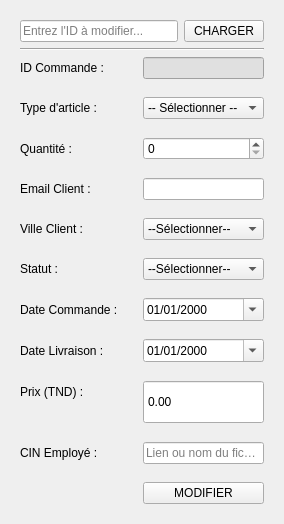
        <widget class="QWidget" name="page_update">
         <layout class="QVBoxLayout" name="pageUpdateLayout">
          <item>
           <widget class="QFrame" name="update_container">
            <layout class="QVBoxLayout" name="updateVLayout">
             <item>
              <layout class="QHBoxLayout" name="searchUpdateLayout">
               <item>
                <widget class="QLineEdit" name="le_id_update_search">
                 <property name="placeholderText">
                  <string>Entrez l'ID à modifier...</string>
                 </property>
                </widget>
               </item>
                <item>
                  <widget class="QPushButton" name="btn_search_update">
                 <property name="text">
                  <string>CHARGER</string>
                 </property>
                </widget>
               </item>
              </layout>
             </item>
             <item>
              <widget class="Line" name="line_update">
               <property name="orientation">
                <enum>Qt::Orientation::Horizontal</enum>
               </property>
              </widget>
             </item>
             <item>
              <layout class="QFormLayout" name="updateForm">
               <property name="horizontalSpacing">
                <number>25</number>
               </property>
               <property name="verticalSpacing">
                <number>18</number>
               </property>
               <property name="leftMargin">
                <number>0</number>
               </property>
               <property name="topMargin">
                <number>0</number>
               </property>
               <property name="rightMargin">
                <number>0</number>
               </property>
               <property name="bottomMargin">
                <number>0</number>
               </property>
               <item row="0" column="0">
                <widget class="QLabel" name="label_update_id">
                 <property name="text">
                  <string>ID Commande :</string>
                 </property>
                </widget>
               </item>
               <item row="0" column="1">
                <widget class="QLineEdit" name="le_id_update">
                 <property name="styleSheet">
                  <string>background-color: #E0E0E0;</string>
                 </property>
                 <property name="readOnly">
                  <bool>true</bool>
                 </property>
                </widget>
               </item>
               <item row="1" column="0">
                <widget class="QLabel" name="label_update_type">
                 <property name="text">
                  <string>Type d'article :</string>
                 </property>
                </widget>
               </item>
               <item row="1" column="1">
                <widget class="QComboBox" name="cb_type_update">
                 <item>
                  <property name="text">
                   <string>-- Sélectionner --</string>
                  </property>
                 </item>
                 <item>
                  <property name="text">
                   <string>Sac à main</string>
                  </property>
                 </item>
                 <item>
                  <property name="text">
                   <string>Veste en cuir</string>
                  </property>
                 </item>
                 <item>
                  <property name="text">
                   <string>Chaussures</string>
                  </property>
                 </item>
                 <item>
                  <property name="text">
                   <string>Ceinture</string>
                  </property>
                 </item>
                 <item>
                  <property name="text">
                   <string>Portefeuille</string>
                  </property>
                 </item>
                </widget>
               </item>
               <item row="2" column="0">
                <widget class="QLabel" name="label_update_quantity">
                 <property name="text">
                  <string>Quantité :</string>
                 </property>
                </widget>
               </item>
               <item row="2" column="1">
                <widget class="QSpinBox" name="sb_qty_update">
                 <property name="maximum">
                  <number>1000000</number>
                 </property>
                </widget>
               </item>
               <item row="3" column="0">
                <widget class="QLabel" name="label_update_email">
                 <property name="text">
                  <string>Email Client :</string>
                 </property>
                </widget>
               </item>
               <item row="3" column="1">
                <widget class="QLineEdit" name="le_email_update">
                 <property name="maximumSize">
                  <size>
                   <width>16777215</width>
                     <height>44</height>
                  </size>
                 </property>
                </widget>
               </item>
               <item row="4" column="0">
                <widget class="QLabel" name="label_update_city">
                 <property name="text">
                  <string>Ville Client :</string>
                 </property>
                </widget>
               </item>
               <item row="4" column="1">
                <widget class="QComboBox" name="cb_city_update">
                 <item>
                  <property name="text">
                   <string>--Sélectionner--</string>
                  </property>
                 </item>
                 <item>
                  <property name="text">
                   <string>Tunis</string>
                  </property>
                 </item>
                 <item>
                  <property name="text">
                   <string>Ariana</string>
                  </property>
                 </item>
                 <item>
                  <property name="text">
                   <string>Ben Arous</string>
                  </property>
                 </item>
                 <item>
                  <property name="text">
                   <string>Manouba</string>
                  </property>
                 </item>
                 <item>
                  <property name="text">
                   <string>Nabeul</string>
                  </property>
                 </item>
                 <item>
                  <property name="text">
                   <string>Zaghouan</string>
                  </property>
                 </item>
                 <item>
                  <property name="text">
                   <string>Bizerte</string>
                  </property>
                 </item>
                 <item>
                  <property name="text">
                   <string>Béja</string>
                  </property>
                 </item>
                 <item>
                  <property name="text">
                   <string>Jendouba</string>
                  </property>
                 </item>
                 <item>
                  <property name="text">
                   <string>Le Kef</string>
                  </property>
                 </item>
                 <item>
                  <property name="text">
                   <string>Siliana</string>
                  </property>
                 </item>
                 <item>
                  <property name="text">
                   <string>Kairouan</string>
                  </property>
                 </item>
                 <item>
                  <property name="text">
                   <string>Kasserine</string>
                  </property>
                 </item>
                 <item>
                  <property name="text">
                   <string>Sidi Bouzid</string>
                  </property>
                 </item>
                 <item>
                  <property name="text">
                   <string>Sousse</string>
                  </property>
                 </item>
                 <item>
                  <property name="text">
                   <string>Monastir</string>
                  </property>
                 </item>
                 <item>
                  <property name="text">
                   <string>Mahdia</string>
                  </property>
                 </item>
                 <item>
                  <property name="text">
                   <string>Sfax</string>
                  </property>
                 </item>
                 <item>
                  <property name="text">
                   <string>Gabès</string>
                  </property>
                 </item>
                 <item>
                  <property name="text">
                   <string>Médenine</string>
                  </property>
                 </item>
                 <item>
                  <property name="text">
                   <string>Tataouine</string>
                  </property>
                 </item>
                 <item>
                  <property name="text">
                   <string>Gafsa</string>
                  </property>
                 </item>
                 <item>
                  <property name="text">
                   <string>Tozeur</string>
                  </property>
                 </item>
                 <item>
                  <property name="text">
                   <string>Kébili</string>
                  </property>
                 </item>
                </widget>
               </item>
               <item row="5" column="0">
                <widget class="QLabel" name="label_update_status">
                 <property name="text">
                  <string>Statut :</string>
                 </property>
                </widget>
               </item>
               <item row="5" column="1">
                <widget class="QComboBox" name="cb_status_update">
                 <item>
                  <property name="text">
                   <string>--Sélectionner--</string>
                  </property>
                 </item>
                 <item>
                  <property name="text">
                   <string>En attente</string>
                  </property>
                 </item>
                 <item>
                  <property name="text">
                   <string>Validé</string>
                  </property>
                 </item>
                 <item>
                  <property name="text">
                   <string>Expédié</string>
                  </property>
                 </item>
                 <item>
                  <property name="text">
                   <string>Livré</string>
                  </property>
                 </item>
                </widget>
               </item>
               <item row="6" column="0">
                <widget class="QLabel" name="label_update_date">
                 <property name="text">
                  <string>Date Commande :</string>
                 </property>
                </widget>
               </item>
               <item row="6" column="1">
                <widget class="QDateEdit" name="de_date_update">
                 <property name="maximumSize">
                  <size>
                   <width>16777215</width>
                   <height>44</height>
                  </size>
                 </property>
                 <property name="displayFormat">
                  <string>dd/MM/yyyy</string>
                 </property>
                 <property name="calendarPopup">
                  <bool>true</bool>
                 </property>
                </widget>
               </item>
               <item row="7" column="0">
                <widget class="QLabel" name="label_update_delivery">
                 <property name="text">
                  <string>Date Livraison :</string>
                 </property>
                </widget>
               </item>
               <item row="7" column="1">
                <widget class="QDateEdit" name="de_date_delivery_update">
                 <property name="maximumSize">
                  <size>
                   <width>16777215</width>
                   <height>44</height>
                  </size>
                 </property>
                 <property name="displayFormat">
                  <string>dd/MM/yyyy</string>
                 </property>
                 <property name="calendarPopup">
                  <bool>true</bool>
                 </property>
                </widget>
               </item>
               <item row="8" column="0">
                <widget class="QLabel" name="label_update_price">
                 <property name="text">
                  <string>Prix (TND) :</string>
                 </property>
                </widget>
               </item>
               <item row="8" column="1">
                <widget class="QDoubleSpinBox" name="dsb_price_update">
                   <property name="minimumSize">
                    <size>
                     <width>0</width>
                     <height>44</height>
                    </size>
                   </property>
                 <property name="maximumSize">
                  <size>
                     <width>16777215</width>
                   <height>44</height>
                  </size>
                 </property>
                   <property name="buttonSymbols">
                    <enum>QAbstractSpinBox::NoButtons</enum>
                   </property>
                 <property name="maximum">
                  <double>100000000.000000000000000</double>
                 </property>
                </widget>
               </item>
               <item row="9" column="0">
                <widget class="QLabel" name="label_update_employee_cin">
                 <property name="text">
                  <string>CIN Employé :</string>
                 </property>
                </widget>
               </item>
               <item row="9" column="1">
                <widget class="QLineEdit" name="le_proof_update">
                 <property name="placeholderText">
                  <string>Lien ou nom du fichier...</string>
                 </property>
                </widget>
               </item>
               <item row="10" column="1">
                <widget class="QPushButton" name="btn_update_confirm">
                 <property name="text">
                  <string>MODIFIER</string>
                 </property>
                </widget>
               </item>
              </layout>
             </item>
            </layout>
           </widget>
          </item>
         </layout>
        </widget>
